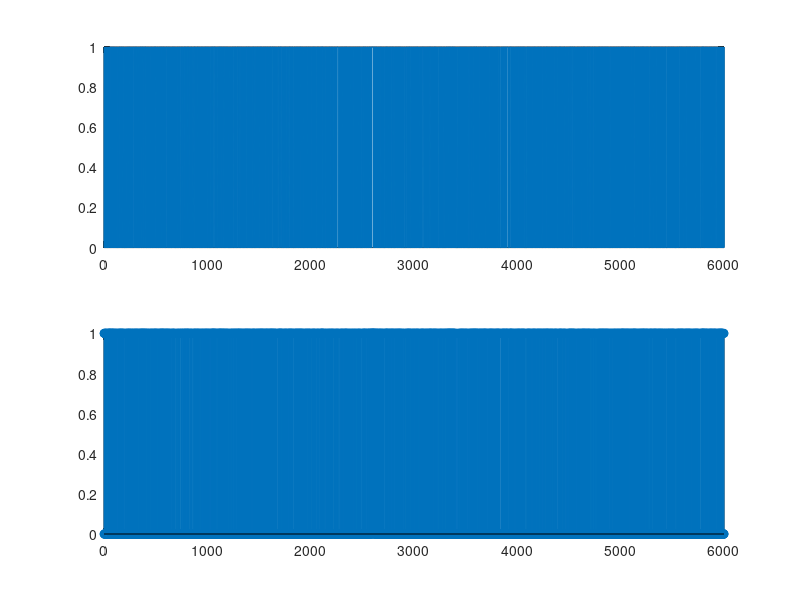

MATLAB code to generate this figure:
%Realizati un program care să genereze un semnal binar aleator (valori de 0 şi 1),
%perioada de bit: 0.5 ms eşantionat cu frecvenţa de eşantionare Fs = 12 kHz.
%a) Reprezentati cu funcţia plot semnalul continuu în timp absolut (în
%milisecunde).
%b) Reprezentati cu funcţia stem semnalul discret în funcţie de n.

T=0.5
Fs=12000
N=Fs*T %N este nr de esantioane
n=randi([0 1],1,N);
subplot(2,1,1)
plot(n);
subplot(2,1,2)
stem(n);
